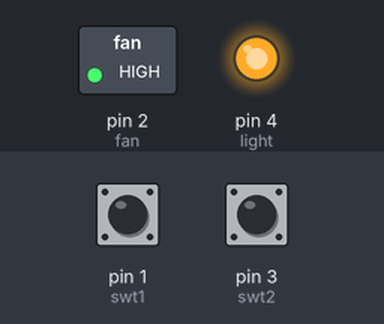
The sketch below on a simulated Arduino Uno, built with avr-gcc and run on an emulated ATmega328P. Shown: switched loads named in the sketch (green lamp = pin HIGH), output pins drawn as LEDs (lit = HIGH). The inputs (shaded band) are chosen by the test bench; at power-on: pin 1 (swt1) LOW, pin 3 (swt2) LOW.

Above: at 1.2 s.
1.3 s: pin 1 (swt1) pulled HIGH for 0.15 s
At 1.37 s:
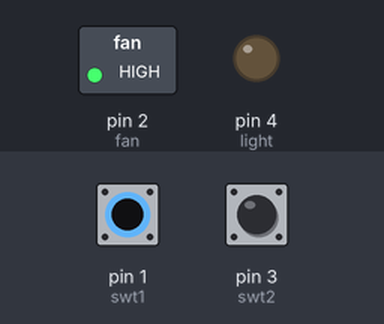
2.9 s: pin 3 (swt2) pulled HIGH for 0.15 s
At 2.97 s:
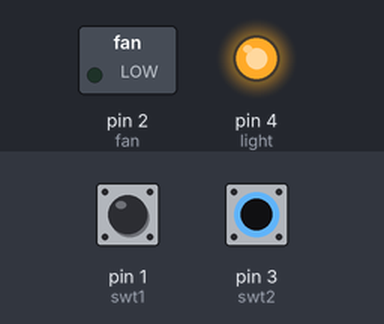
4.5 s: pin 3 (swt2) pulled HIGH for 3.2 s
At 8.4 s:
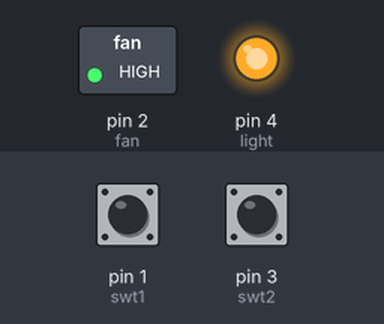
9.2 s: pin 1 (swt1) pulled HIGH for 3.2 s
At 9.6 s:
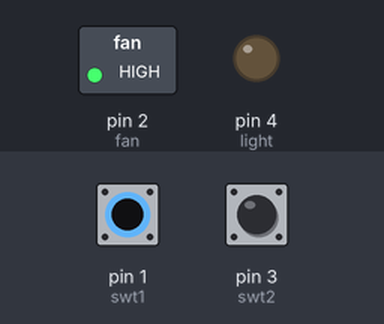
13.9 s: pin 1 (swt1) driven HIGH and pin 3 (swt2) driven HIGH
At 14.4 s:
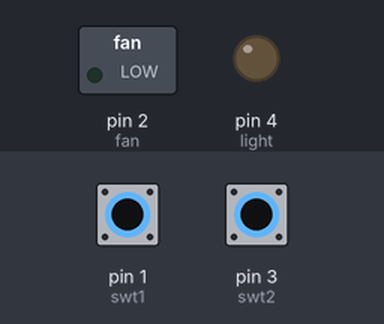
Timing chart, 0 to 16.4 s (numbered marks = the images above; inputs shaded):
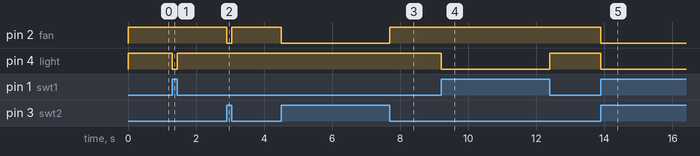

The sketch:

dev_ope_with_swt_project2.ino
```cpp
int swt1=1;
int fan=2;
int swt2=3;
int light=4;
int swt1state=0;
int swt2state=0;
void setup()
{
  pinMode(fan,OUTPUT);
  pinMode(light,OUTPUT);
  pinMode(swt1,INPUT);
  pinMode(swt2,INPUT);
}
void loop()
{
  swt1state=digitalRead(swt1);
  swt2state=digitalRead(swt2);
  if(swt1state==1)
  {
    digitalWrite(light,LOW);
  }
  if(swt1state==0)
  {
    digitalWrite(light,HIGH);
  }
  if(swt2state==1)
  {
    digitalWrite(fan,LOW);
  }
  if(swt2state==0)
  {
    digitalWrite(fan,HIGH);
  }
}
```

Measured:
- after the input at 1.3 s, pin 4 (light): HIGH → LOW at once, → HIGH 0.15 s later
- after the input at 2.9 s, pin 2 (fan): HIGH → LOW at once, → HIGH 0.15 s later
- after the input at 4.5 s, pin 2 (fan): HIGH → LOW at once, → HIGH 3.2 s later
- after the input at 9.2 s, pin 4 (light): HIGH → LOW at once, → HIGH 3.2 s later
- after the input at 13.9 s, pin 2 (fan), pin 4 (light): HIGH → LOW at once
